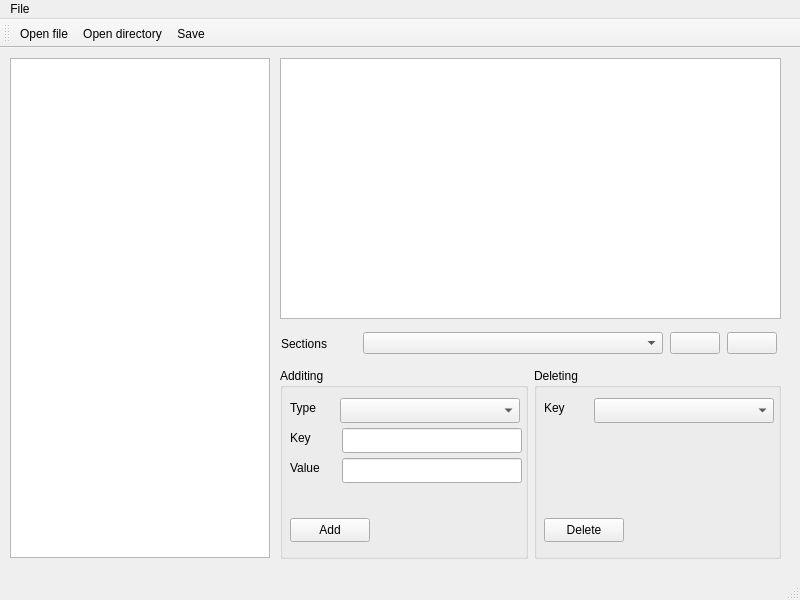
<?xml version="1.0" encoding="UTF-8"?>
<ui version="4.0">
 <class>MainWindow</class>
 <widget class="QMainWindow" name="MainWindow">
  <property name="geometry">
   <rect>
    <x>0</x>
    <y>0</y>
    <width>800</width>
    <height>600</height>
   </rect>
  </property>
  <property name="windowTitle">
   <string>MainWindow</string>
  </property>
  <widget class="QWidget" name="centralwidget">
   <widget class="QListWidget" name="listWidget">
    <property name="geometry">
     <rect>
      <x>10</x>
      <y>10</y>
      <width>260</width>
      <height>500</height>
     </rect>
    </property>
   </widget>
   <widget class="QTreeWidget" name="treeWidget">
    <property name="geometry">
     <rect>
      <x>280</x>
      <y>10</y>
      <width>501</width>
      <height>261</height>
     </rect>
    </property>
    <property name="lineWidth">
     <number>2</number>
    </property>
    <property name="columnCount">
     <number>0</number>
    </property>
   </widget>
   <widget class="QWidget" name="horizontalLayoutWidget">
    <property name="geometry">
     <rect>
      <x>280</x>
      <y>280</y>
      <width>501</width>
      <height>31</height>
     </rect>
    </property>
    <layout class="QHBoxLayout" name="horizontalLayout_2">
     <item>
      <widget class="QLabel" name="label_sections">
       <property name="sizePolicy">
        <sizepolicy hsizetype="Minimum" vsizetype="Preferred">
         <horstretch>0</horstretch>
         <verstretch>0</verstretch>
        </sizepolicy>
       </property>
       <property name="maximumSize">
        <size>
         <width>75</width>
         <height>16777215</height>
        </size>
       </property>
       <property name="text">
        <string>Sections</string>
       </property>
      </widget>
     </item>
     <item>
      <widget class="QComboBox" name="comboBox_sections">
       <property name="sizePolicy">
        <sizepolicy hsizetype="Expanding" vsizetype="Fixed">
         <horstretch>0</horstretch>
         <verstretch>0</verstretch>
        </sizepolicy>
       </property>
       <property name="maximumSize">
        <size>
         <width>300</width>
         <height>16777215</height>
        </size>
       </property>
      </widget>
     </item>
     <item>
      <widget class="QPushButton" name="button_Plus">
       <property name="sizePolicy">
        <sizepolicy hsizetype="Minimum" vsizetype="Fixed">
         <horstretch>0</horstretch>
         <verstretch>0</verstretch>
        </sizepolicy>
       </property>
       <property name="maximumSize">
        <size>
         <width>50</width>
         <height>16777215</height>
        </size>
       </property>
       <property name="text">
        <string/>
       </property>
      </widget>
     </item>
     <item>
      <widget class="QPushButton" name="button_Minus">
       <property name="maximumSize">
        <size>
         <width>50</width>
         <height>16777215</height>
        </size>
       </property>
       <property name="text">
        <string/>
       </property>
      </widget>
     </item>
    </layout>
   </widget>
   <widget class="QWidget" name="layoutWidget">
    <property name="geometry">
     <rect>
      <x>280</x>
      <y>320</y>
      <width>501</width>
      <height>191</height>
     </rect>
    </property>
    <layout class="QHBoxLayout" name="horizontalLayout">
     <item>
      <widget class="QGroupBox" name="groupBox_add">
       <property name="title">
        <string>Additing</string>
       </property>
       <widget class="QLabel" name="label_type">
        <property name="geometry">
         <rect>
          <x>10</x>
          <y>30</y>
          <width>50</width>
          <height>20</height>
         </rect>
        </property>
        <property name="text">
         <string>Type</string>
        </property>
       </widget>
       <widget class="QLabel" name="label_key_add">
        <property name="geometry">
         <rect>
          <x>10</x>
          <y>60</y>
          <width>50</width>
          <height>20</height>
         </rect>
        </property>
        <property name="text">
         <string>Key</string>
        </property>
       </widget>
       <widget class="QLabel" name="label_value">
        <property name="geometry">
         <rect>
          <x>10</x>
          <y>90</y>
          <width>50</width>
          <height>20</height>
         </rect>
        </property>
        <property name="text">
         <string>Value</string>
        </property>
       </widget>
       <widget class="QComboBox" name="comboBox_type">
        <property name="geometry">
         <rect>
          <x>60</x>
          <y>30</y>
          <width>180</width>
          <height>25</height>
         </rect>
        </property>
       </widget>
       <widget class="QLineEdit" name="lineEdit_key">
        <property name="geometry">
         <rect>
          <x>62</x>
          <y>60</y>
          <width>180</width>
          <height>25</height>
         </rect>
        </property>
       </widget>
       <widget class="QLineEdit" name="lineEdit_value">
        <property name="geometry">
         <rect>
          <x>62</x>
          <y>90</y>
          <width>180</width>
          <height>25</height>
         </rect>
        </property>
       </widget>
       <widget class="QPushButton" name="button_add">
        <property name="geometry">
         <rect>
          <x>10</x>
          <y>150</y>
          <width>80</width>
          <height>24</height>
         </rect>
        </property>
        <property name="text">
         <string>Add</string>
        </property>
       </widget>
      </widget>
     </item>
     <item>
      <widget class="QGroupBox" name="groupBox_del">
       <property name="title">
        <string>Deleting</string>
       </property>
       <widget class="QComboBox" name="comboBox_key">
        <property name="geometry">
         <rect>
          <x>60</x>
          <y>30</y>
          <width>180</width>
          <height>25</height>
         </rect>
        </property>
       </widget>
       <widget class="QLabel" name="label_key_del">
        <property name="geometry">
         <rect>
          <x>10</x>
          <y>30</y>
          <width>50</width>
          <height>20</height>
         </rect>
        </property>
        <property name="text">
         <string>Key</string>
        </property>
       </widget>
       <widget class="QPushButton" name="button_delete">
        <property name="geometry">
         <rect>
          <x>10</x>
          <y>150</y>
          <width>80</width>
          <height>24</height>
         </rect>
        </property>
        <property name="text">
         <string>Delete</string>
        </property>
       </widget>
      </widget>
     </item>
    </layout>
   </widget>
  </widget>
  <widget class="QMenuBar" name="menubar">
   <property name="geometry">
    <rect>
     <x>0</x>
     <y>0</y>
     <width>800</width>
     <height>21</height>
    </rect>
   </property>
   <property name="defaultUp">
    <bool>false</bool>
   </property>
   <property name="nativeMenuBar">
    <bool>true</bool>
   </property>
   <widget class="QMenu" name="menuFile">
    <property name="title">
     <string>File</string>
    </property>
    <addaction name="actionOpen_file"/>
    <addaction name="actionOpen_directory"/>
    <addaction name="separator"/>
    <addaction name="actionSave"/>
   </widget>
   <addaction name="menuFile"/>
  </widget>
  <widget class="QStatusBar" name="statusbar"/>
  <widget class="QToolBar" name="toolBar">
   <property name="windowTitle">
    <string>toolBar</string>
   </property>
   <attribute name="toolBarArea">
    <enum>TopToolBarArea</enum>
   </attribute>
   <attribute name="toolBarBreak">
    <bool>false</bool>
   </attribute>
   <addaction name="actionOpen_file"/>
   <addaction name="actionOpen_directory"/>
   <addaction name="actionSave"/>
  </widget>
  <action name="actionOpen_file">
   <property name="icon">
    <iconset resource="resources.qrc">
     <normaloff>:/images/img/open_file.png</normaloff>:/images/img/open_file.png</iconset>
   </property>
   <property name="text">
    <string>Open file</string>
   </property>
  </action>
  <action name="actionOpen_directory">
   <property name="icon">
    <iconset resource="resources.qrc">
     <normaloff>:/images/img/open_directory.png</normaloff>:/images/img/open_directory.png</iconset>
   </property>
   <property name="text">
    <string>Open directory</string>
   </property>
  </action>
  <action name="actionSave">
   <property name="icon">
    <iconset resource="resources.qrc">
     <normaloff>:/images/img/save.png</normaloff>:/images/img/save.png</iconset>
   </property>
   <property name="text">
    <string>Save</string>
   </property>
  </action>
 </widget>
 <resources>
  <include location="resources.qrc"/>
 </resources>
 <connections/>
</ui>
